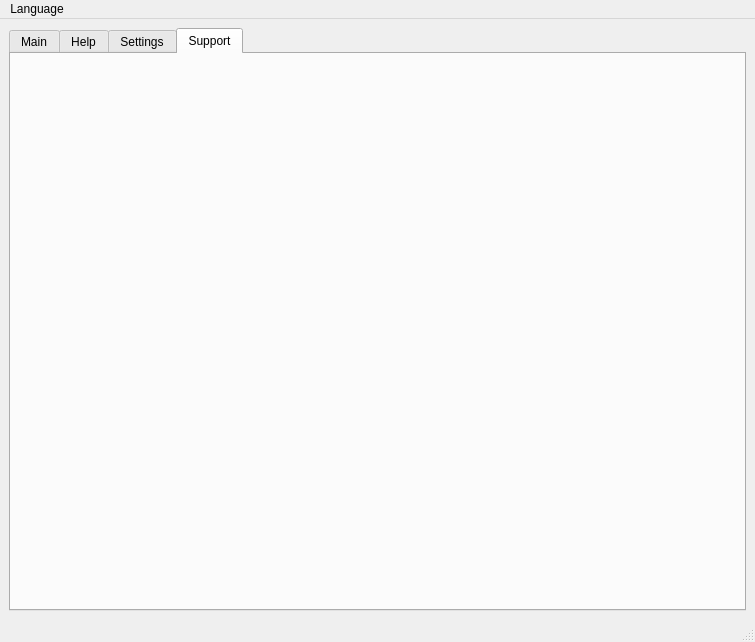
<?xml version="1.0" encoding="UTF-8"?>
<ui version="4.0">
 <class>MainWindow</class>
 <widget class="QMainWindow" name="MainWindow">
  <property name="geometry">
   <rect>
    <x>0</x>
    <y>0</y>
    <width>755</width>
    <height>642</height>
   </rect>
  </property>
  <property name="windowTitle">
   <string>Atutum Battary Manger</string>
  </property>
  <property name="autoFillBackground">
   <bool>true</bool>
  </property>
  <widget class="QWidget" name="centralwidget">
   <layout class="QFormLayout" name="formLayout_2">
    <item row="0" column="0" colspan="2">
     <widget class="QTabWidget" name="tabWidget">
      <property name="currentIndex">
       <number>3</number>
      </property>
      <widget class="QWidget" name="MainTab">
       <attribute name="title">
        <string>Main</string>
       </attribute>
       <layout class="QGridLayout" name="gridLayout">
        <item row="0" column="0">
         <widget class="QGroupBox" name="groupBox">
          <property name="title">
           <string>Battary Manger</string>
          </property>
          <layout class="QGridLayout" name="gridLayout_6">
           <item row="1" column="0">
            <layout class="QHBoxLayout" name="horizontalLayout_2">
             <item>
              <widget class="QPushButton" name="Apply">
               <property name="enabled">
                <bool>false</bool>
               </property>
               <property name="cursor">
                <cursorShape>PointingHandCursor</cursorShape>
               </property>
               <property name="styleSheet">
                <string notr="true">DDDD</string>
               </property>
               <property name="text">
                <string>Apply</string>
               </property>
               <property name="checkable">
                <bool>false</bool>
               </property>
               <property name="autoExclusive">
                <bool>true</bool>
               </property>
               <property name="autoDefault">
                <bool>false</bool>
               </property>
               <property name="default">
                <bool>false</bool>
               </property>
               <property name="flat">
                <bool>false</bool>
               </property>
              </widget>
             </item>
             <item>
              <widget class="QPushButton" name="Ok">
               <property name="enabled">
                <bool>false</bool>
               </property>
               <property name="cursor">
                <cursorShape>PointingHandCursor</cursorShape>
               </property>
               <property name="styleSheet">
                <string notr="true">DDDD</string>
               </property>
               <property name="text">
                <string>Ok</string>
               </property>
               <property name="checkable">
                <bool>false</bool>
               </property>
               <property name="autoExclusive">
                <bool>true</bool>
               </property>
               <property name="autoDefault">
                <bool>false</bool>
               </property>
               <property name="default">
                <bool>false</bool>
               </property>
               <property name="flat">
                <bool>false</bool>
               </property>
              </widget>
             </item>
             <item>
              <widget class="QPushButton" name="Cancel">
               <property name="enabled">
                <bool>false</bool>
               </property>
               <property name="cursor">
                <cursorShape>PointingHandCursor</cursorShape>
               </property>
               <property name="styleSheet">
                <string notr="true">DDDD</string>
               </property>
               <property name="text">
                <string>Cancel</string>
               </property>
               <property name="checkable">
                <bool>false</bool>
               </property>
               <property name="autoExclusive">
                <bool>true</bool>
               </property>
               <property name="autoDefault">
                <bool>false</bool>
               </property>
               <property name="default">
                <bool>false</bool>
               </property>
               <property name="flat">
                <bool>false</bool>
               </property>
              </widget>
             </item>
             <item>
              <widget class="QPushButton" name="Defualt">
               <property name="enabled">
                <bool>true</bool>
               </property>
               <property name="cursor">
                <cursorShape>PointingHandCursor</cursorShape>
               </property>
               <property name="styleSheet">
                <string notr="true">DDDD</string>
               </property>
               <property name="text">
                <string>Defualt</string>
               </property>
               <property name="checkable">
                <bool>false</bool>
               </property>
               <property name="autoExclusive">
                <bool>true</bool>
               </property>
               <property name="autoDefault">
                <bool>false</bool>
               </property>
               <property name="default">
                <bool>false</bool>
               </property>
               <property name="flat">
                <bool>false</bool>
               </property>
              </widget>
             </item>
            </layout>
           </item>
           <item row="0" column="0">
            <layout class="QGridLayout" name="gridLayout_7">
             <item row="6" column="1">
              <widget class="QPushButton" name="Creat">
               <property name="cursor">
                <cursorShape>PointingHandCursor</cursorShape>
               </property>
               <property name="text">
                <string>Creat</string>
               </property>
              </widget>
             </item>
             <item row="6" column="0">
              <widget class="QLabel" name="Fastlnk">
               <property name="text">
                <string>Creat fast input link</string>
               </property>
              </widget>
             </item>
             <item row="0" column="0">
              <widget class="QLabel" name="CurrentPercent">
               <property name="text">
                <string>Current battary persent: </string>
               </property>
              </widget>
             </item>
             <item row="3" column="0">
              <widget class="QLabel" name="EndWP">
               <property name="text">
                <string>Set ending work persent: </string>
               </property>
              </widget>
             </item>
             <item row="0" column="1">
              <widget class="QProgressBar" name="PerBar">
               <property name="value">
                <number>77</number>
               </property>
              </widget>
             </item>
             <item row="2" column="0">
              <widget class="QLabel" name="EndPP">
               <property name="text">
                <string>Set end powering persent: </string>
               </property>
              </widget>
             </item>
             <item row="3" column="1">
              <widget class="QSpinBox" name="spinEWP_2">
               <property name="minimum">
                <number>15</number>
               </property>
               <property name="maximum">
                <number>30</number>
               </property>
              </widget>
             </item>
             <item row="1" column="0">
              <widget class="QLabel" name="StartPP">
               <property name="text">
                <string>Set start powering persent: </string>
               </property>
              </widget>
             </item>
             <item row="2" column="1">
              <widget class="QSpinBox" name="spinEWP">
               <property name="minimum">
                <number>70</number>
               </property>
               <property name="maximum">
                <number>80</number>
               </property>
              </widget>
             </item>
             <item row="1" column="1">
              <widget class="QSpinBox" name="spinBox_7">
               <property name="minimum">
                <number>20</number>
               </property>
               <property name="maximum">
                <number>40</number>
               </property>
              </widget>
             </item>
             <item row="5" column="1">
              <widget class="QSpinBox" name="spinSren">
               <property name="maximum">
                <number>100</number>
               </property>
               <property name="singleStep">
                <number>10</number>
               </property>
              </widget>
             </item>
             <item row="4" column="0">
              <widget class="QLabel" name="Errors">
               <property name="text">
                <string>Errors (Battery health)</string>
               </property>
              </widget>
             </item>
             <item row="5" column="0">
              <widget class="QLabel" name="Lighting">
               <property name="text">
                <string>Screen lighting</string>
               </property>
              </widget>
             </item>
             <item row="4" column="1">
              <widget class="QPushButton" name="Scan">
               <property name="cursor">
                <cursorShape>PointingHandCursor</cursorShape>
               </property>
               <property name="text">
                <string>Scan</string>
               </property>
              </widget>
             </item>
            </layout>
           </item>
          </layout>
         </widget>
        </item>
       </layout>
      </widget>
      <widget class="QWidget" name="HelpTab">
       <attribute name="title">
        <string>Help</string>
       </attribute>
       <layout class="QFormLayout" name="formLayout">
        <item row="0" column="0" colspan="2">
         <widget class="QGroupBox" name="groupBox_2">
          <property name="title">
           <string>FAQ</string>
          </property>
          <layout class="QVBoxLayout" name="verticalLayout">
           <item>
            <widget class="QLabel" name="FAQ1">
             <property name="text">
              <string>Why i can`t scan my device</string>
             </property>
            </widget>
           </item>
           <item>
            <widget class="QLabel" name="AAQ1">
             <property name="text">
              <string>To scan you need run this application with system administrator rights</string>
             </property>
            </widget>
           </item>
          </layout>
         </widget>
        </item>
       </layout>
      </widget>
      <widget class="QWidget" name="SettingsTab">
       <attribute name="title">
        <string>Settings</string>
       </attribute>
       <layout class="QVBoxLayout" name="verticalLayout_2">
        <item>
         <layout class="QHBoxLayout" name="horizontalLayout_6">
          <item>
           <widget class="QLabel" name="Theme">
            <property name="text">
             <string>Theme</string>
            </property>
           </widget>
          </item>
          <item>
           <widget class="QComboBox" name="ThemeSelecter">
            <item>
             <property name="text">
              <string>Light</string>
             </property>
            </item>
            <item>
             <property name="text">
              <string>Black</string>
             </property>
            </item>
           </widget>
          </item>
         </layout>
        </item>
        <item>
         <widget class="QPushButton" name="Disable">
          <property name="text">
           <string>Disable program work</string>
          </property>
         </widget>
        </item>
        <item>
         <widget class="QPushButton" name="Enable">
          <property name="text">
           <string>Enable program work</string>
          </property>
         </widget>
        </item>
       </layout>
      </widget>
      <widget class="QWidget" name="SupportTab">
       <attribute name="title">
        <string>Support</string>
       </attribute>
      </widget>
     </widget>
    </item>
   </layout>
  </widget>
  <widget class="QMenuBar" name="menubar">
   <property name="geometry">
    <rect>
     <x>0</x>
     <y>0</y>
     <width>755</width>
     <height>26</height>
    </rect>
   </property>
   <widget class="QMenu" name="menuLang">
    <property name="title">
     <string>Language</string>
    </property>
    <addaction name="action"/>
    <addaction name="actionEnglish"/>
   </widget>
   <addaction name="menuLang"/>
  </widget>
  <widget class="QStatusBar" name="statusbar"/>
  <action name="action">
   <property name="text">
    <string>Русский</string>
   </property>
  </action>
  <action name="actionEnglish">
   <property name="text">
    <string>English</string>
   </property>
  </action>
 </widget>
 <resources/>
 <connections/>
</ui>
